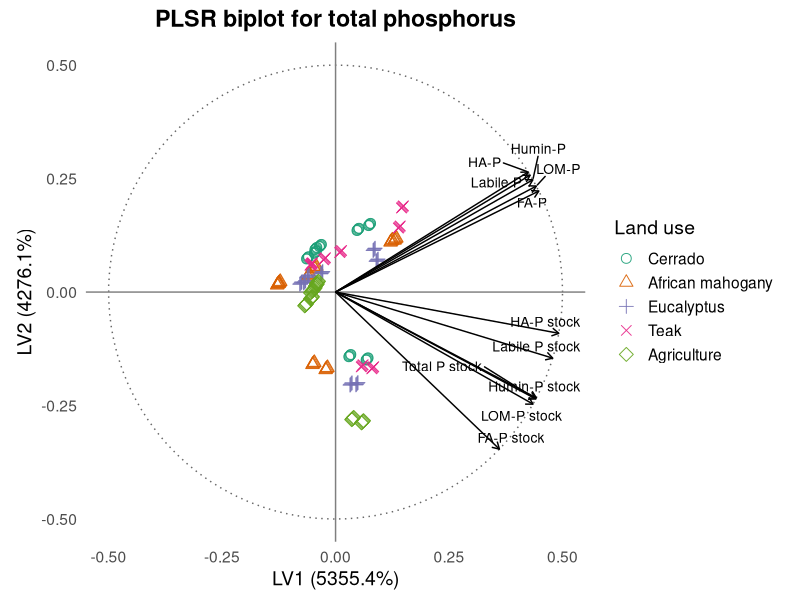

The R source for this figure: (Note: this script raises an error after producing the figure.)
# Carregar pacotes
library(pls)
library(ggplot2)
library(ggrepel)
library(dplyr)
library(readxl)
library(tidyr)


rm(list = ls())     
gc()

# Carregar dados
dados <- read_excel("../banco_dados.xlsx", sheet = "DADOS") %>% na.omit()
names(dados) <- trimws(names(dados))  # Corrigir espaços nos nomes

# Variáveis preditoras relacionadas ao fósforo (P)
variaveis_P <- c(
  "PLabil", "PMOL", "PTAF", "PTAH", "PTHum",
  "EstPT", "EstPLabil", "EstPMOL", "EstPAF", "EstPAH", "EstPTHum"
)
X <- dados %>% select(all_of(variaveis_P))
Y_PT <- dados$PT
grupo <- factor(dados$Amb, levels = 1:5,
                labels = c("Cerrado", "African mahogany", "Eucalyptus", "Teak", "Agriculture"))

# Rodar PLSR
modelo <- plsr(Y_PT ~ ., data = X, ncomp = 2, validation = "LOO")
expl_x <- explvar(modelo)[1:2] * 100
label_x <- paste0("LV1 (", round(expl_x[1], 1), "%)")
label_y <- paste0("LV2 (", round(expl_x[2], 1), "%)")



# Scores
scores_df <- as.data.frame(scores(modelo)[, 1:2])
colnames(scores_df) <- c("LV1", "LV2")
scores_df <- scores_df %>%
  mutate(
    LV1 = LV1 * 4,
    LV2 = LV2 * 4
  )
colnames(scores_df) <- c("LV1", "LV2")
scores_df$Amb <- grupo

# Loadings normalizados
loadings_raw <- loadings(modelo)[, 1:2]
loadings_scaled <- sweep(loadings_raw, 1, sqrt(rowSums(loadings_raw^2)), FUN = "/")
loadings_df <- as.data.frame(loadings_scaled)
colnames(loadings_df) <- c("LV1", "LV2")
loadings_df$var <- rownames(loadings_df)
label_map_p <- c(
  "PLabil" = "Labile P",
  "PMOL" = "LOM-P",
  "PTAF" = "FA-P",
  "PTAH" = "HA-P",
  "PTHum" = "Humin-P",
  "EstPT" = "Total P stock",
  "EstPLabil" = "Labile P stock",
  "EstPMOL" = "LOM-P stock",
  "EstPAF" = "FA-P stock",
  "EstPAH" = "HA-P stock",
  "EstPTHum" = "Humin-P stock"
)
loadings_df$label <- dplyr::recode(loadings_df$var, !!!label_map_p, .default = loadings_df$var)

# Escalar os loadings para caber no raio de 1.2
escala_setas <- 0.5
loadings_df$LV1 <- loadings_df$LV1 * escala_setas
loadings_df$LV2 <- loadings_df$LV2 * escala_setas

# Círculo de correlação ajustado (raio = 1.2)
circle <- data.frame(
  x = cos(seq(0, 2 * pi, length.out = 100)) * escala_setas,
  y = sin(seq(0, 2 * pi, length.out = 100)) * escala_setas
)

# Gráfico PLSR com ajustes visuais
biplot_pt <- ggplot() +
  geom_path(data = circle, aes(x = x, y = y),
            linetype = "dotted", color = "gray40") +
  geom_hline(yintercept = 0, color = "gray50") +
  geom_vline(xintercept = 0, color = "gray50") +
  geom_point(data = scores_df, aes(x = LV1, y = LV2, shape = Amb, color = Amb),
             size = 3, alpha = 0.9) +
  geom_segment(data = loadings_df,
               aes(x = 0, y = 0, xend = LV1, yend = LV2),
               arrow = arrow(length = unit(0.2, "cm")), color = "black") +
  geom_text_repel(data = loadings_df,
                  aes(x = LV1, y = LV2, label = label), size = 3.5) +
  coord_fixed(xlim = c(-0.5, 0.5), ylim = c(-0.5, 0.5)) +
  scale_color_brewer(palette = "Dark2") +
  scale_shape_manual(values = 1:5) +
  labs(
    title = "PLSR biplot for total phosphorus",
    x = label_x, 
    y = label_y, 
    color = "Land use", 
    shape = "Land use"
  ) +
  theme_minimal(base_size = 14) +
  theme(
    panel.grid = element_blank(), 
    legend.position = "right",
    plot.title = element_text(face = "bold", hjust = 0.5)
  )

print(biplot_pt)

# Exportar biplot
ggsave("../../2-FIGURAS/biplot_plsr_pt.png", plot = biplot_pt, width = 10, height = 8, dpi = 300)


# TABELA 1 – Estatísticas descritivas
tabela_descr <- X %>%
  summarise_all(list(
    media = mean, sd = sd, min = min, max = max,
    cv = ~ 100 * sd(.) / mean(.)
  )) %>%
  pivot_longer(cols = everything(),
               names_to = c("Variável", ".value"),
               names_sep = "_")

# TABELA 2 – Variância explicada acumulada
r2 <- R2(modelo, estimate = "train")
r2y <- round(100 * r2$val[1, 1, c("1 comps", "2 comps")], 2)
expl_x <- round(explvar(modelo)[1:2] * 100, 2)
tabela_r2 <- data.frame(
  Componente = c("LV1", "LV2"),
  R2X_acum = expl_x,
  R2Y_acum = r2y
)

# TABELA 3 – Loadings
tabela_loadings <- as.data.frame(loadings(modelo)[, 1:2])
colnames(tabela_loadings) <- c("LV1", "LV2")
tabela_loadings$Variável <- rownames(tabela_loadings)
tabela_loadings <- tabela_loadings[, c("Variável", "LV1", "LV2")]

# TABELA 4 – VIP scores
vip_pls <- function(object) {
  SS <- c(object$Yloadings[, 1]^2) * colSums(object$scores^2)
  W <- object$loading.weights
  p <- nrow(W)
  h <- ncol(object$scores)
  VIP <- rep(0, p)
  for (j in 1:p) {
    weight_sq <- W[j, ]^2
    VIP[j] <- sqrt(p * sum(SS * weight_sq) / sum(SS))
  }
  names(VIP) <- rownames(W)
  return(VIP)
}
vip_scores <- vip_pls(modelo)
tabela_vip <- data.frame(
  Variável = names(vip_scores),
  VIP = round(vip_scores, 3)
) %>% arrange(desc(VIP))

# Gráfico de VIP
grafico_vip_pt <- ggplot(tabela_vip, aes(x = reorder(Variável, VIP), y = VIP)) +
  geom_segment(aes(xend = Variável, y = 0, yend = VIP), color = "blue", size = 0.7) +
  geom_point(color = "blue", size = 2.5) +
  geom_hline(yintercept = 0.8, linetype = "dashed", color = "black") +
  labs(
    title = "Variable importance according to VIP (Wold criterion)",
    x = "Predictor variables",
    y = "VIP Score"
  ) +
  theme_minimal(base_size = 14) +
  theme(axis.text.x = element_text(angle = 45, hjust = 1),
        plot.title = element_text(face = "bold", hjust = 0.5))

print(grafico_vip_pt)

# Exportar gráfico VIP
ggsave("../../2-FIGURAS/vip_pt.png", plot = grafico_vip_pt, width = 10, height = 8, dpi = 300)

# Exibir tabelas no console
print("TABELA 1 – Estatísticas descritivas:")
print(tabela_descr, digits = 3)
print("TABELA 2 – Variância explicada:")
print(tabela_r2)
print("TABELA 3 – Loadings das variáveis:")
print(tabela_loadings, digits = 3)
print("TABELA 4 – VIP (Critério de Wold):")
print(tabela_vip)

# Exportar tabela VIP
write.csv(tabela_vip, "../../5-GRAFICOS/tabela_vip_pt.csv", row.names = FALSE)




# ==========================
# FIGURA 4 – Y observado vs. Y predito
# ==========================

# Previsões do modelo com Y_PT
y_pred <- predict(modelo, ncomp = 2)
df_pred <- data.frame(
  Observado = Y_PT,
  Predito = y_pred[, , 1],
  LandUse = grupo
)

# Criar linha de tendência
modelo_lm <- lm(Predito ~ Observado, data = df_pred)
linha_trend <- data.frame(
  Observado = seq(min(df_pred$Observado), max(df_pred$Observado), length.out = 100)
)
linha_trend$Predito <- predict(modelo_lm, newdata = linha_trend)

# Gráfico final
grafico_pred_pt <- ggplot(df_pred, aes(x = Observado, y = Predito)) +
  geom_point(aes(fill = LandUse), shape = 21, color = "black", size = 3, stroke = 1) +
  geom_line(data = linha_trend, aes(x = Observado, y = Predito), color = "black", linewidth = 1) +
  scale_fill_brewer(palette = "Dark2") +
  labs(
    title = "Observed versus predicted total phosphorus stock (PLSR)",
    x = "Observed total P stock",
    y = "Predicted total P stock",
    fill = "Land use"
  ) +
  theme_minimal(base_size = 14) +
  theme(
    legend.position = "right",
    plot.title = element_text(face = "bold", hjust = 0.5)
  )

print(grafico_pred_pt)

# Exportar gráfico de predição
ggsave("../../2-FIGURAS/predicoes_pt.png", plot = grafico_pred_pt, width = 10, height = 8, dpi = 300)

       
# ==========================
# FIGURA 5 – Resíduos vs. Y predito
# ==========================
residuos <- Y_PT - y_pred[, , 1]
df_resid <- data.frame(Predito = y_pred[, , 1], Residual = residuos)

grafico_resid_pt <- ggplot(df_resid, aes(x = Predito, y = Residual)) +
  geom_point(alpha = 0.7) +
  geom_hline(yintercept = 0, linetype = "dashed", color = "gray50") +
  labs(
    title = "Residuals versus predicted values for total phosphorus (PLSR)",
    x = "Predicted PT",
    y = "Residual"
  ) +
  theme_minimal(base_size = 14)

print(grafico_resid_pt)

# Exportar gráfico de resíduos
ggsave("../../2-FIGURAS/residuos_pt.png", plot = grafico_resid_pt, width = 10, height = 8, dpi = 300)
